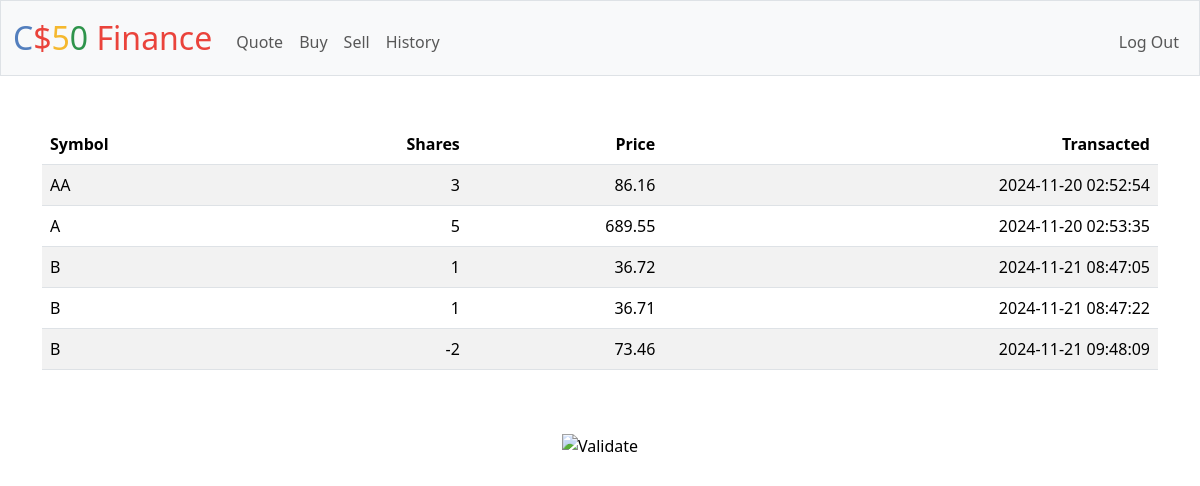
Page /history (signed in) on the earlier database version.
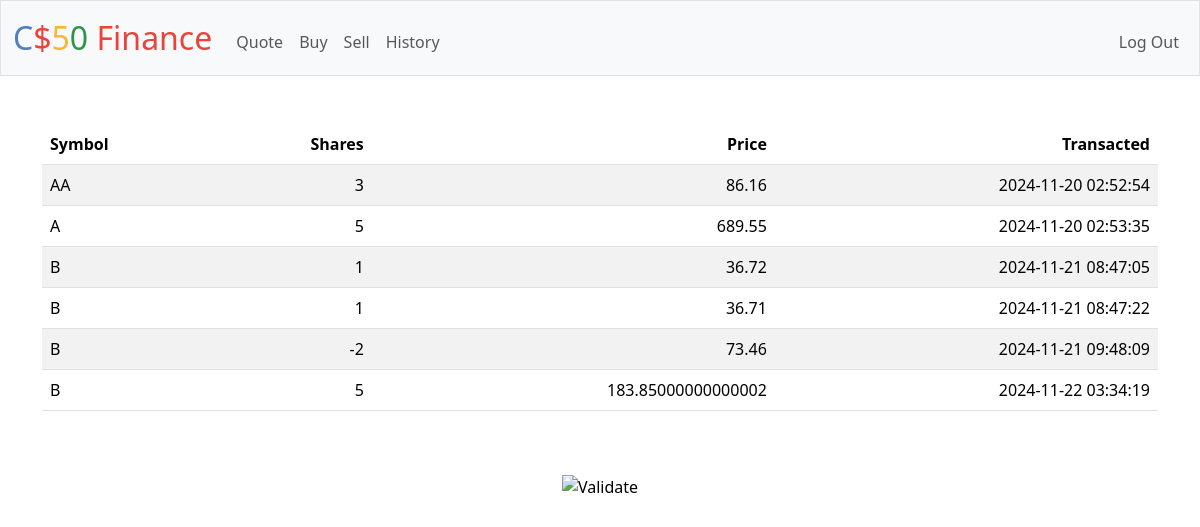
Same page on the later database version.
### tables this page shows
CREATE TABLE purchases (    purchase_id INTEGER PRIMARY KEY AUTOINCREMENT NOT NULL,    user_id INTEGER NOT NULL,    symbol TEXT,    shares INTEGER,    price REAL,    purchase_time TIMESTAMP DEFAULT CURRENT_TIMESTAMP,    FOREIGN KEY (user_id) REFERENCES users(id));

### app.py (the view)
@app.route("/history")
@login_required
def history():
    user_id = session["user_id"]
    rows = db.execute("SELECT symbol, shares, price, purchase_time FROM purchases WHERE user_id=?", user_id)
    return render_template("history.html", rows=rows)

### app.py (called while the page is built)
@app.after_request
def after_request(response):
    response.headers["Cache-Control"] = "no-cache, no-store, must-revalidate"
    response.headers["Expires"] = 0
    response.headers["Pragma"] = "no-cache"
    return response

### helpers.py (called while the page is built)
def login_required(f):
    @wraps(f)
    def decorated_function(*args, **kwargs):
        if session.get("user_id") is None:
            return redirect("/login")
        return f(*args, **kwargs)
    return decorated_function

### templates/history.html (shortened to what this page needs)
{% extends "layout.html" %}
{% block main %}
    <table class="table table-striped">
        <thead>
            <tr>
                <th class="text-start">Symbol</th>
                <th class="text-end">Shares</th>
                <th class="text-end">Price</th>
                <th class="text-end">Transacted</th>
            </tr>
        </thead>
        <tbody>
            {% for row in rows %}
                <tr>
                    <td class="text-start">{{ row["symbol"] }}</td>
                    <td class="text-end">{{ row["shares"]}}</td>
                    <td class="text-end">{{ row["price"] }}</td>
                    <td class="text-end">{{ row["purchase_time"] }}</td>
                </tr>
            {% endfor %}
        </tbody>
    </table>
{% endblock %}

Differences in the rows shown:
added purchases: symbol "B", shares "5", price "183.85000000000002", purchase_time "2024-11-22 03:34:19"
